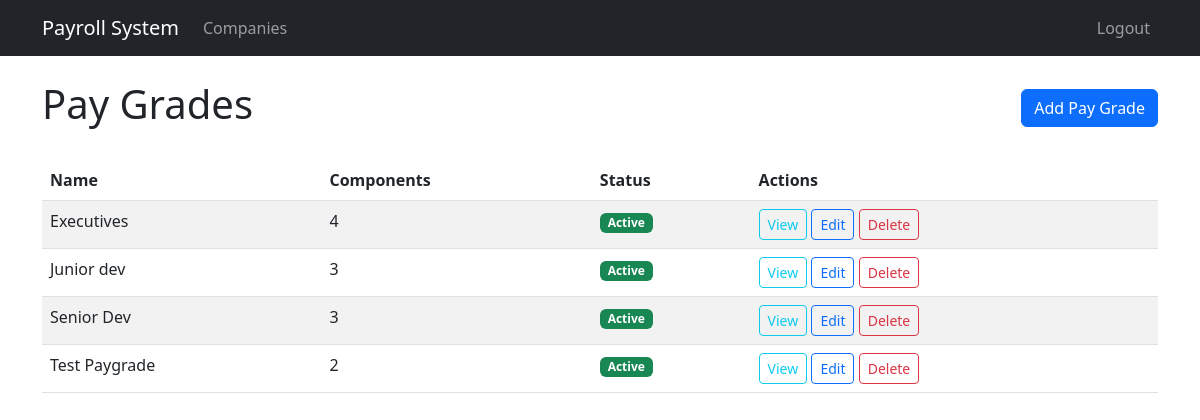
The app's page /salary/paygrades/ (signed in), older data.
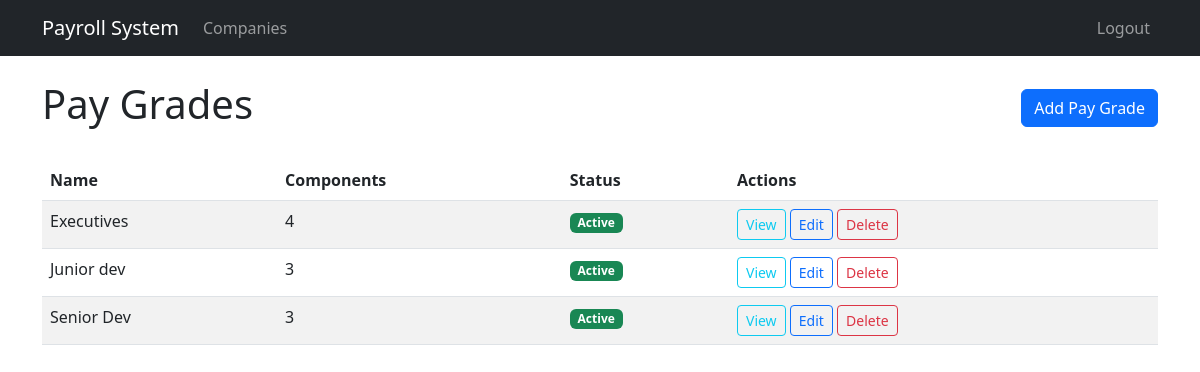
The same page, newer data.
### salary/models.py (models this page shows, shortened)
class PayGrade(TimeStampedModel):
    name = models.CharField(max_length=100, unique=True)
    is_active = models.BooleanField(default=True)

### salary/views.py (the view)
# urls.py: path('paygrades/', views.PayGradeListView.as_view(), name='paygrade_list'),
class PayGradeListView(LoginRequiredMixin, ListView):
    model = PayGrade
    template_name = 'salary/paygrade_list.html'
    context_object_name = 'paygrades'
    paginate_by = 10
    def get_queryset(self):
        return PayGrade.objects.order_by('name')

### salary/templates/salary/paygrade_list.html (shortened to what this page needs)
{% extends 'base.html' %}
{% block content %}
<div class="d-flex justify-content-between align-items-center mb-4">
    <h1>Pay Grades</h1>
    <a href="{% url 'paygrade_create' %}" class="btn btn-primary">Add Pay Grade</a>
</div>
<div class="table-responsive">
    <table class="table table-striped table-hover">
        <thead>
            <tr>
                <th>Name</th>
                <th>Components</th>
                <th>Status</th>
                <th>Actions</th>
            </tr>
        </thead>
        <tbody>
            {% for paygrade in paygrades %}
            <tr>
                <td>{{ paygrade.name }}</td>
                <td>{{ paygrade.paygradecomponent_set.count }}</td>
                <td>
                    {% if paygrade.is_active %}
                    <span class="badge bg-success">Active</span>
                    {% else %}
                    <span class="badge bg-secondary">Inactive</span>
                    {% endif %}
                </td>
                <td>
                    <a href="{% url 'paygrade_detail' paygrade.pk %}" class="btn btn-sm btn-outline-info">View</a>
                    <a href="{% url 'paygrade_update' paygrade.pk %}" class="btn btn-sm btn-outline-primary">Edit</a>
                    <a href="{% url 'paygrade_delete' paygrade.pk %}" class="btn btn-sm btn-outline-danger">Delete</a>
                </td>
            </tr>
            {% empty %}
            <tr>
                <td colspan="4" class="text-center">No pay grades found</td>
            </tr>
            {% endfor %}
        </tbody>
    </table>
</div>
{% endblock %}

Row changes from the older to the newer data that the page shows:
removed PayGrade: name "Test Paygrade", paygradecomponent_set.count "2", is_active "Active"
